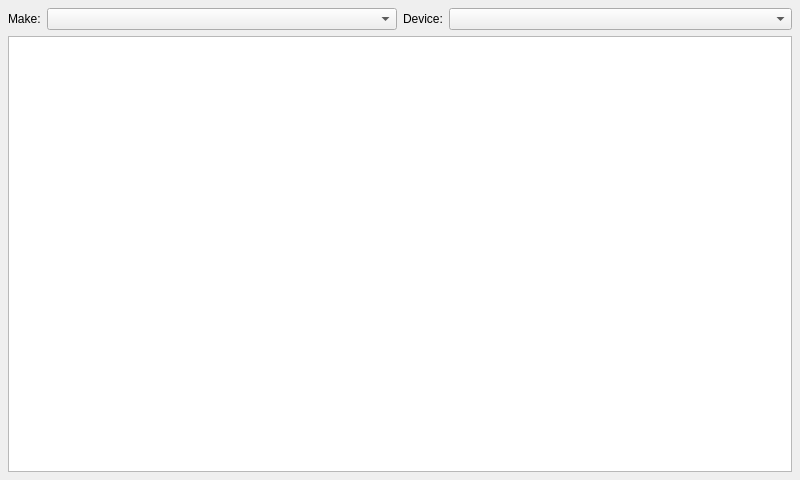
<?xml version="1.0" encoding="UTF-8"?>
<ui version="4.0">
 <class>PIRSelectKeysetForm</class>
 <widget class="QWidget" name="PIRSelectKeysetForm">
  <property name="geometry">
   <rect>
    <x>0</x>
    <y>0</y>
    <width>800</width>
    <height>480</height>
   </rect>
  </property>
  <property name="windowTitle">
   <string>Select Keyset</string>
  </property>
  <layout class="QGridLayout" name="gridLayout">
   <property name="margin">
    <number>8</number>
   </property>
   <item row="0" column="0">
    <layout class="QHBoxLayout" name="makeHorizontalLayout">
     <item>
      <widget class="QLabel" name="makeLabel">
       <property name="sizePolicy">
        <sizepolicy hsizetype="Minimum" vsizetype="Preferred">
         <horstretch>0</horstretch>
         <verstretch>0</verstretch>
        </sizepolicy>
       </property>
       <property name="text">
        <string>Make:</string>
       </property>
      </widget>
     </item>
     <item>
      <widget class="QComboBox" name="makeComboBox">
       <property name="sizePolicy">
        <sizepolicy hsizetype="Expanding" vsizetype="Fixed">
         <horstretch>0</horstretch>
         <verstretch>0</verstretch>
        </sizepolicy>
       </property>
      </widget>
     </item>
    </layout>
   </item>
   <item row="0" column="1">
    <layout class="QHBoxLayout" name="deviceHorizontalLayout">
     <item>
      <widget class="QLabel" name="deviceLabel">
       <property name="sizePolicy">
        <sizepolicy hsizetype="Minimum" vsizetype="Preferred">
         <horstretch>0</horstretch>
         <verstretch>0</verstretch>
        </sizepolicy>
       </property>
       <property name="text">
        <string>Device:</string>
       </property>
      </widget>
     </item>
     <item>
      <widget class="QComboBox" name="deviceComboBox">
       <property name="sizePolicy">
        <sizepolicy hsizetype="Expanding" vsizetype="Fixed">
         <horstretch>0</horstretch>
         <verstretch>0</verstretch>
        </sizepolicy>
       </property>
      </widget>
     </item>
    </layout>
   </item>
   <item row="1" column="0" colspan="2">
    <widget class="QListWidget" name="keysetListWidget"/>
   </item>
  </layout>
 </widget>
 <resources/>
 <connections/>
</ui>
